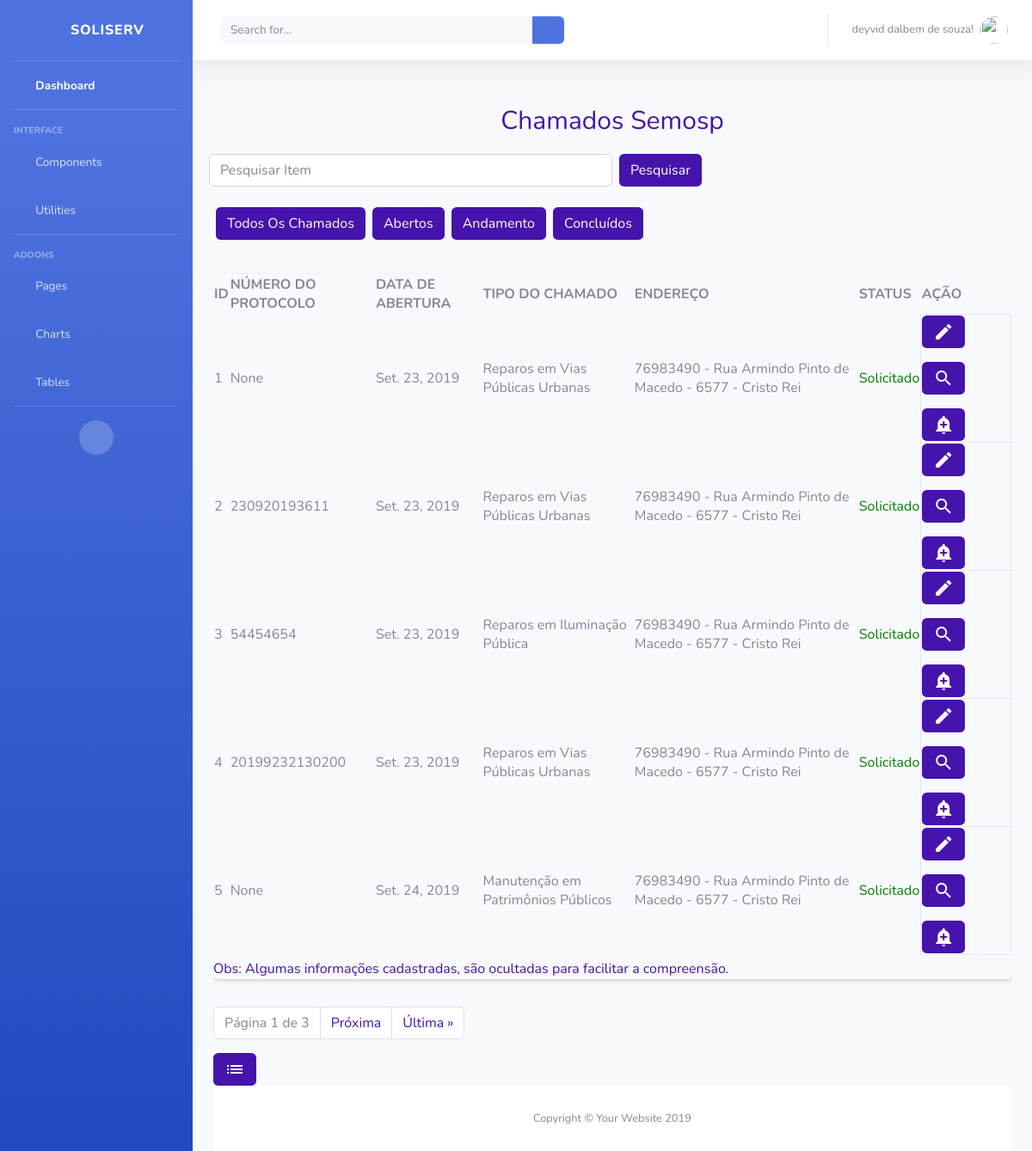
/Orgao/listarChamadosOrgao/ (signed in), run on an earlier commit of the app's database.
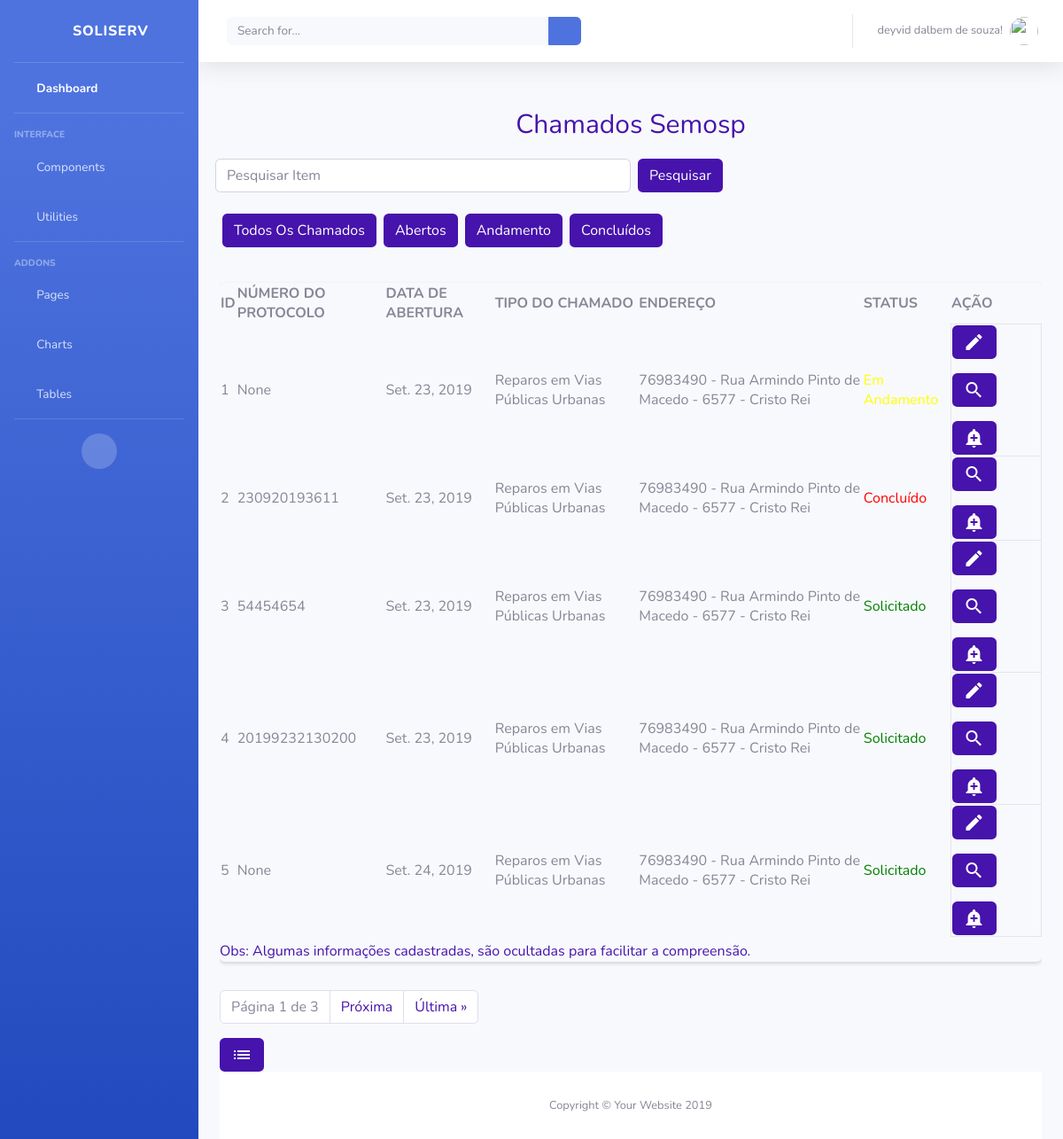
And on a later commit of the database.
### Chamados/models.py (models this page shows, shortened)
class Chamado(models.Model):
    dataAbertura = models.DateField('ABERTO EM',auto_now_add=True)
    dataConclusao = models.DateField('CONCLUÍDO EM',auto_now=True)
    numeroProtocolo = models.CharField('NÚMERO DE PROTOCOLO', max_length=45, null=True, blank=True)
    observacao = models.CharField('OBSERVAÇÃO',max_length=100)
    observacaoOrgao = models.CharField('RETORNO DO ÓRGÃO', max_length=100, null=True, blank=True)
    idStatus = models.ForeignKey(
        Status, on_delete=models.CASCADE, verbose_name="STATUS")
    idOrgao = models.ForeignKey(
        Orgao, on_delete=models.CASCADE, verbose_name="ORGÃO")
    idTipoChamado = models.ForeignKey(
        TipoChamado, on_delete=models.CASCADE, verbose_name="TIPO DE CHAMADO")
    idUsuario = models.ForeignKey(
        User, on_delete=models.CASCADE, verbose_name="USUÁRIO")
    idEndereco = models.ForeignKey(
        Endereco, on_delete=models.CASCADE, verbose_name="ENDEREÇO DO CHAMADO")
    class Meta:
        verbose_name = "Chamado"
        verbose_name_plural = "Chamados"

class TipoChamado(models.Model):
    descricaoTipoChamado = models.CharField('TIPO CHAMADO', max_length=45)
    idOrgao = models.ForeignKey(
        Orgao, on_delete=models.CASCADE, verbose_name="ORGÃO")
    class Meta:
        verbose_name = "TipoChamados"
        verbose_name_plural = "TipoChamados"

class Status(models.Model):
    descricao = models.CharField('DESCRIÇÃO', max_length=45)
    class Meta:
        verbose_name = "Status"
        verbose_name_plural = "Status"

### Usuario/models.py (models this page shows)
class Endereco(models.Model):
    cep = models.IntegerField('CEP')
    logradouro = models.CharField('LOGRADOURO', max_length=45)
    enderecoNumero = models.CharField('NÚMERO', max_length=11)
    complemento = models.CharField('COMPLEMENTO', max_length=45)
    bairro = models.CharField('BAIRRO', max_length=45)
    observacao = models.CharField('OBSERVAÇÃO', max_length=45)
    municipio = models.CharField('MUNICIPIO', max_length=45)
    estado = models.CharField('ESTADO', max_length=2)
    idPessoa = models.ForeignKey(
        User, on_delete=models.CASCADE, verbose_name="PESSOA")
    def __str__(self):
        return (str (self.cep))+" - " + self.logradouro +" - "+ self.enderecoNumero + " - " + self.bairro
    class Meta:
        verbose_name = "Endereco"
        verbose_name_plural = "Endereco"

### Orgao/views.py (the view)
# urls.py: path('listarChamadosOrgao/', views.ListaOrgaoChamado, name='lista_chamados_orgao'),
def ListaOrgaoChamado(request):
    if not request.user.has_perm('Chamado.view_Chamado'):
        return render(request, 'Orgao/bloqueioDeAcesso.html')
    else:
        lista_chamados = Chamado.objects.all()
        paginator = Paginator(lista_chamados, 5)
        page = request.GET.get('page')
        lista_chamados = paginator.get_page(page)
        context = {'lista_chamados': lista_chamados}
        if not request.user.is_authenticated:
            return render(request, 'Usuario/acessoNegado.html')
        else:
            return render(request, 'ChamadosOrgao/listarChamadosOrgao.html', context)

### Orgao/templates/ChamadosOrgao/listarChamadosOrgao.html (shortened to what this page needs)
{% extends "sistemaDeGestaoDeServicosPublicos/index1.html" %}
{% block centro %}
{% if user.is_authenticated %}
{% if lista_chamados %}
<div class="mt-3 container text-center ">
    <p style="color: #4613ac; font-size: 30px;">Chamados Semosp</p>
</div>
<form>
    <div class="form-row">
        <div class="form-group w-50">
            <input id="texttarget" class="form-control form-control-dark w-100" type="text" placeholder="Pesquisar Item"
                aria-label="Pesquisar">
        </div>
        <a class="btn ml-2 mb-4" title="Pesquisar Intem" onclick="termoPesquisado()" id="btn-filtros">Pesquisar</a>
    </div>
    <div class="form-row">
        <a href="{% url 'Orgao:lista_chamados_orgao' %}" class=" btn ml-2 mb-4" id="btn-filtros"
            title="Todos os Chamados">
            Todos Os Chamados
        </a>
        <a href="#" class=" btn ml-2 mb-4" id="btn-filtros"
            title="Filtrar por Chamados Em aberto">
            Abertos
        </a>
        <a href="#" class="btn ml-2 mb-4" id="btn-filtros"
            title="Filtrar por Chamados Em Andamento">
            Andamento
        </a>
        <a href="{% url 'Chamados:filtrar_chamados' user.id 2 %}" class="btn ml-2 mb-4" id="btn-filtros"
            title="Filtrar por Chamados Concluídos">
            Concluídos
        </a>
    </div>
    <div class="section-2" style="overflow-x: auto;">
        <div  class="w-100 mt-3 mb-3 table-holder rounded shadow-sm">
            <table id="tabela">
                <tr>
                        <th>ID</th>
                    <th>NÚMERO DO PROTOCOLO</th>
                    <th>DATA DE ABERTURA</th>
                    <th>TIPO DO CHAMADO</th>
                    <th>ENDEREÇO</th>
                    <th>STATUS</th>
                    <th>AÇÃO</th>
                </tr>
                {% for chamado in lista_chamados %}
                <tr>
                        <td>{{chamado.id}}</td>
                    <td>{{chamado.numeroProtocolo}}</td>
                    <td>{{chamado.dataAbertura}}</td>
                    <td>{{chamado.idTipoChamado.descricaoTipoChamado}}</td>
                    <td>{{chamado.idEndereco}}</td>
                    {% if chamado.idStatus.pk == 1  %}
                    <td style="color: green">{{chamado.idStatus.descricao}}</td>
                    {% elif chamado.idStatus.pk == 3  %}
                    <td style="color: yellow">{{chamado.idStatus.descricao}}</td>
                    {% elif chamado.idStatus.pk == 2 %}
                    <td style="color: red">{{chamado.idStatus.descricao}}</td>
                    {% endif %}
                    <td class="border">
                        {% if chamado.idStatus.pk != 2 %}
                        <a class="btn mb-3" style="background: #4613ac; color: white;"
                            href="{% url 'Orgao:atualizar_chamados_orgao' chamado.id %}" title="Editar Chamado">
                            <i class="material-icons">edit</i></a>
                        {% endif %}
                        <a class="btn mb-3" style="background: #4613ac; color: white;" href="{% url 'Chamados:chamado_detalhado' chamado.id %}" title="Detalhes do Chamado">
                            <i class="material-icons">search</i>
                        </a>
                        <a class="btn" style="background: #4613ac; color: white;" href="{% url 'Orgao:cadastrar_ocorrencias_chamados' chamado.id%}" title="Adicionar ocorrências do Chamado">
                                <i class="material-icons">add_alert</i>
                            </a>
                    </td>
                </tr>
                {% endfor %}
            </table>
            <p class=" mt-1" style="color: #4613ac;"> Obs: Algumas informações cadastradas, são ocultadas para facilitar
                a
                compreensão.</p>
        </div>
    </div>
</form>
<nav aria-label="text-left pagination  ">
    <ul class="pagination ">
        <li class="page-item disabled">
            <a class="page-link" href="#">
                Página {{ lista_chamados.number }} de {{ lista_chamados.paginator.num_pages }}
            </a>
        </li>
        {% if lista_chamados.has_next %}
        <li class="page-item">
            <a class="page-link" style=" color: #4613ac;" title="Próxima Página"
                href="?page={{ lista_chamados.next_page_number }}">
                Próxima
            </a>
        </li>
        <li class="page-item">
            <a class="page-link" title="Ultima Página" style=" color: #4613ac;"
                href="?page={{lista_chamados.paginator.num_pages }}">
                Última &raquo;
            </a>
        </li>
        {% endif %}
    </ul>
</nav>
<a class="btn" href="{% url 'Orgao:lista_chamados_orgao'%}" style="background: #4613ac; color: white;"
    title="Lista de Chamados"><i class="material-icons">list</i></a>
{% endif %}
{% endif %}
{% endblock %}

### templates/sistemaDeGestaoDeServicosPublicos/index1.html (shortened to what this page needs)
<!DOCTYPE html>
<html lang="pt-br">
  {% load staticfiles %}
<head>
  <link rel="stylesheet" href="{% static 'tema/css/sb-admin-2.css' %}">
  <link rel="stylesheet" href="{% static 'tema/vendor/fontawesome-free/css/all.css' %}">
  <link rel="stylesheet" href="{% static 'tema/vendor/fontawesome-free/css/all.css' %}">
  <link rel="stylesheet" href="https://stackpath.bootstrapcdn.com/bootstrap/4.3.1/css/bootstrap.min.css"
>
  <link href="https://unpkg.com/material-components-web@latest/dist/material-components-web.min.css" rel="stylesheet">
  <link href="vendor/fontawesome-free/css/all.min.css" rel="stylesheet" type="text/css">
  <link href="css/sb-admin-2.min.css" rel="stylesheet">
</head>
<body id="page-top">
  <div id="wrapper">
    <ul class="navbar-nav bg-gradient-primary sidebar sidebar-dark accordion" id="accordionSidebar">
      <a class="sidebar-brand d-flex align-items-center justify-content-center" href="{% url 'index' %}">
        <div class="sidebar-brand-icon rotate-n-15">
          <i class="fas fa-laugh-wink"></i>
        </div>
        <div class="sidebar-brand-text mx-3">SoliServ</div>
      </a>
      <hr class="sidebar-divider my-0">
      <li class="nav-item active">
        <a class="nav-link" href="index.html">
          <i class="fas fa-fw fa-tachometer-alt"></i>
          <span>Dashboard</span></a>
      </li>
      <hr class="sidebar-divider">
      <div class="sidebar-heading">
        Interface
      </div>
      <li class="nav-item">
        <a class="nav-link collapsed" href="#" data-toggle="collapse" data-target="#collapseTwo" aria-expanded="true"
          aria-controls="collapseTwo">
          <i class="fas fa-fw fa-cog"></i>
          <span>Components</span>
        </a>
      </li>
      <li class="nav-item">
        <a class="nav-link collapsed" href="#" data-toggle="collapse" data-target="#collapseUtilities"
          aria-expanded="true" aria-controls="collapseUtilities">
          <i class="fas fa-fw fa-wrench"></i>
          <span>Utilities</span>
        </a>
      </li>
      <hr class="sidebar-divider">
      <div class="sidebar-heading">
        Addons
      </div>
      <li class="nav-item">
        <a class="nav-link collapsed" href="#" data-toggle="collapse" data-target="#collapsePages" aria-expanded="true"
          aria-controls="collapsePages">
          <i class="fas fa-fw fa-folder"></i>
          <span>Pages</span>
        </a>
      </li>
      <li class="nav-item">
        <a class="nav-link" href="charts.html">
          <i class="fas fa-fw fa-chart-area"></i>
          <span>Charts</span></a>
      </li>
      <li class="nav-item">
        <a class="nav-link" href="tables.html">
          <i class="fas fa-fw fa-table"></i>
          <span>Tables</span></a>
      </li>
      <hr class="sidebar-divider d-none d-md-block">
      <div class="text-center d-none d-md-inline">
        <button class="rounded-circle border-0" id="sidebarToggle"></button>
      </div>
    </ul>
    <div id="content-wrapper" class="d-flex flex-column">
      <div id="content">
        <nav class="navbar navbar-expand navbar-light bg-white topbar mb-4 static-top shadow">
          <form class="d-none d-sm-inline-block form-inline mr-auto ml-md-3 my-2 my-md-0 mw-100 navbar-search">
            <div class="input-group">
              <input type="text" class="form-control bg-light border-0 small" placeholder="Search for..."
                aria-label="Search" aria-describedby="basic-addon2">
              <div class="input-group-append">
                <button class="btn btn-primary" type="button">
                  <i class="fas fa-search fa-sm"></i>
                </button>
              </div>
            </div>
          </form>
          <ul class="navbar-nav ml-auto">
            <li class="nav-item dropdown no-arrow">
              <a class="nav-link dropdown-toggle" href="#" id="userDropdown" role="button" data-toggle="dropdown"
                aria-haspopup="true" aria-expanded="false">
                <span class="mr-2 d-none d-lg-inline text-gray-600 small">{{ user.first_name }}   {{ user.last_name}}!</span>
                <img class="img-profile rounded-circle" src="{{ request.session.profile_picture }}">
              </a>
            </li>
          </ul>
        </nav>
        <div class="container-fluid">
          <div class="">
            {% block centro %}
            {% endblock %}
          </div>
          <footer class="sticky-footer bg-white">
            <div class="container my-auto">
              <div class="copyright text-center my-auto">
                <span>Copyright &copy; Your Website 2019</span>
              </div>
            </div>
          </footer>
        </div>
      </div>
</body>
</html>

### Orgao/templates/ChamadosOrgao/listarChamadosOrgao.html (style rules this page uses)
#btn-filtros { background: #4613ac; color: white; }

What changed in the data, as far as the page shows it:
changed Chamado id 1: idStatus_id 1 → 3 (drawn); idStatus.descricao "Solicitado" → "Em Andamento"
changed Chamado id 2: idStatus_id 1 → 2 (drawn); idStatus.descricao "Solicitado" → "Concluído"
changed Chamado id 3: idTipoChamado.descricaoTipoChamado "Reparos em Iluminação Pública" → "Reparos em Vias Públicas Urbanas"
changed Chamado "Set. 24, 2019": idTipoChamado.descricaoTipoChamado "Manutenção em Patrimônios Públicos" → "Reparos em Vias Públicas Urbanas"
